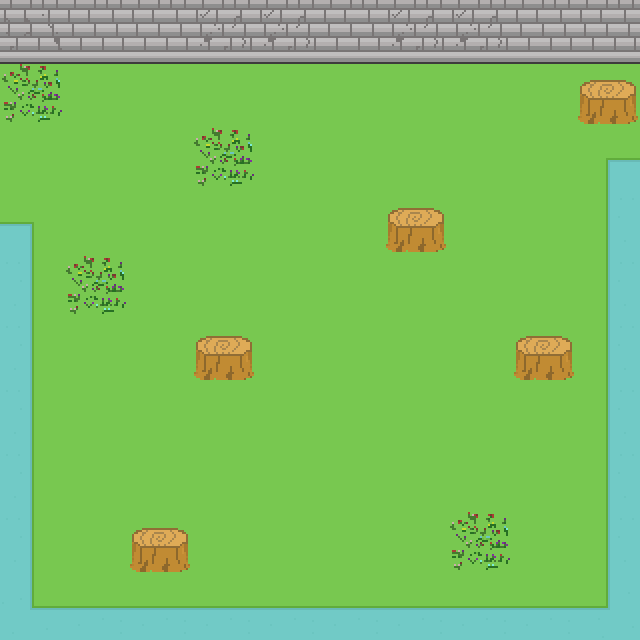

Rendered tile map (Tiled .tmx) drawn with the repository's tilesets; below, a short description and the full map source, tile grids included:
An orthogonal 10x10 tile map with 64x64 px tiles, 2 tile layers (Background, Blocked) and 2 objects (Start, Exit).

<map version="1.2" tiledversion="1.3.2" orientation="orthogonal" renderorder="right-down" compressionlevel="0" width="10" height="10" tilewidth="64" tileheight="64" infinite="0" nextlayerid="5" nextobjectid="4">
 <editorsettings>
  <export target="Map1.json" format="json" />
 </editorsettings>
 <tileset firstgid="1" name="spritesheet" tilewidth="64" tileheight="64" tilecount="30" columns="6">
  <image source="spritesheet.png" width="384" height="320" />
 </tileset>
 <layer id="1" name="Background" width="10" height="10" locked="1">
  <data encoding="csv">
9,9,9,9,9,9,9,9,9,9,
9,9,9,9,9,9,9,9,9,9,
9,9,9,9,9,9,9,9,9,9,
9,9,9,9,9,9,9,9,9,9,
9,9,9,9,9,9,9,9,9,9,
9,9,9,9,9,9,9,9,9,9,
9,9,9,9,9,9,9,9,9,9,
9,9,9,9,9,9,9,9,9,9,
9,9,9,9,9,9,9,9,9,9,
9,9,9,9,9,9,9,9,9,9
</data>
 </layer>
 <layer id="2" name="Blocked" width="10" height="10" locked="1">
  <data encoding="csv">
26,24,24,25,25,24,25,25,24,24,
27,0,0,0,0,0,0,0,0,28,
0,0,0,27,0,0,0,0,0,17,
2147483665,0,0,0,0,0,28,0,0,15,
2147483663,27,0,0,0,0,0,0,0,15,
2147483663,0,0,28,0,0,0,0,28,15,
2147483663,0,0,0,0,0,0,0,0,15,
2147483663,0,0,0,0,0,0,0,0,15,
2147483663,0,28,0,0,0,0,27,0,15,
3221225488,2684354575,2684354575,2684354575,2684354575,2684354575,2684354575,2684354575,2684354575,2684354576
</data>
 </layer>
 <objectgroup id="3" name="Player">
  <object id="1" name="Start" x="414.392" y="484.391">
   <point />
  </object>
 </objectgroup>
 <objectgroup id="4" name="Exit">
  <object id="3" name="Exit" x="21.4663" y="169.863">
   <point />
  </object>
 </objectgroup>
</map>
